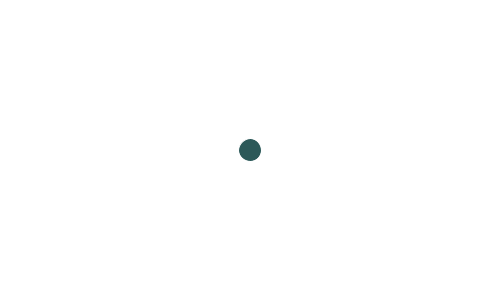
Frame 1 (no input)
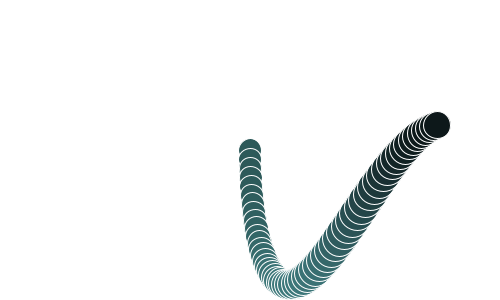
Frame 60 (the mouse pressed at the canvas centre just before this capture)
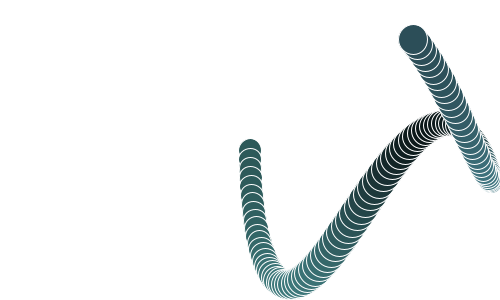
Frame 120 (the mouse held since frame 60 and released just before this capture)

The Processing sketch that drew these frames (run headless with seeded random() and noise(); from frame 60 on, the mouse is pressed at the canvas centre):

// Processing sketch: processing_101916
// ── processing_101916.pde

float a = 0;
 
void setup() {
  size(500, 300);
  background(255);
  colorMode(HSB, 100);
  stroke(100);
  //noStroke();
}
 
void draw() {
  float x = map(sin(a)*sin(a*0.8), -1, 1, 0, width);
  float y = map(sin(a*1.1+1.5)*sin(a*3.1), -1, 1, 0, height);
  float co = map(sin(a*0.03), -1, 1, 0, 100);
  float sz = map(sin(a*1.7)*sin(a*2.3), -1, 1, 10, 35);
  float bri = map(sin(a*1.3)*sin(a*4.1), -1, 1, 10, 60);
 
  fill(co, 50, bri);
  ellipse(x, y, sz, sz);
 
  a = a + 0.02;
}
